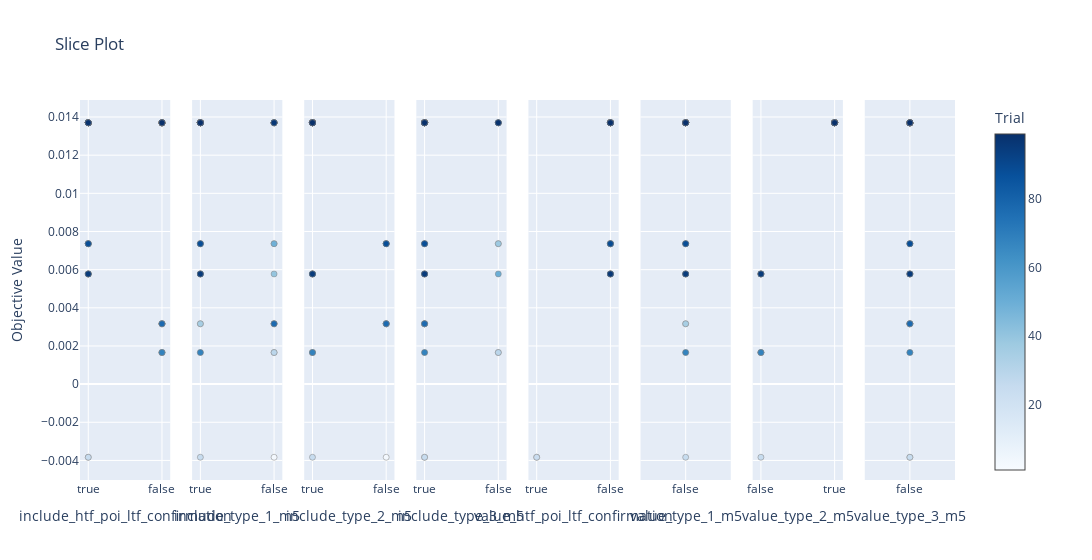

Notebook source saved alongside this figure:
### Code cell
plot_slice(study)

### Figure 1 — Plotly figure (JSON) as saved in the notebook; plotly's stock layout.template omitted (floating-point values rounded to 4 significant figures)
{"data": [{"marker": {"color": [1, 2, 3, 5, 6, 7, 9, 10, 11, 12, 13, 14, 15, 17, 18, 19, 20, 21, 22, 23, 24, 25, 26, 27, 28, 29, 30, 31, 32, 33, 34, 35, 37, 38, 39, 40, 41, 42, 43, 44, 45, 46, 48, 49, 50, 51, 52, 53, 54, 55, 56, 58, 59, 60, 61, 62, 63, 64, 65, 67, 68, 69, 70, 71, 72, 73, 74, 75, 77, 78, 79, 80, 81, 82, 83, 84, 85, 86, 87, 88, 90, 91, 92, 93, 94, 95, 96, 97, 98, 99], "colorbar": {"title": {"text": "Trial"}, "x": 1, "xpad": 40}, "colorscale": [[0, "rgb(247,251,255)"], [0.125, "rgb(222,235,247)"], [0.25, "rgb(198,219,239)"], [0.375, "rgb(158,202,225)"], [0.5, "rgb(107,174,214)"], [0.625, "rgb(66,146,198)"], [0.75, "rgb(33,113,181)"], [0.875, "rgb(8,81,156)"], [1, "rgb(8,48,107)"]], "line": {"color": "Grey", "width": 0.5}, "showscale": true}, "mode": "markers", "name": "Feasible Trial", "showlegend": false, "type": "scatter", "x": [false, false, true, false, false, true, false, true, true, true, true, false, true, false, false, true, false, true, true, true, true, true, true, true, false, false, true, true, true, true, true, false, false, true, false, true, true, true, true, true, true, false, false, true, true, false, false, false, false, false, false, true, false, true, false, false, false, false, false, true, false, true, true, true, true, true, true, true, false, true, true, false, false, false, false, false, false, true, false, true, false, true, true, true, true, true, false, true, true, false], "xaxis": "x", "y": [0.001657, 0.003162, -0.003833, 0.003162, 0.003162, 0.00736, 0.0137, 0.0137, 0.0137, 0.0137, 0.0137, 0.0137, 0.005775, 0.0137, 0.001657, 0.0137, 0.0137, 0.0137, 0.0137, 0.0137, 0.0137, -0.003833, 0.0137, 0.0137, 0.0137, 0.001657, 0.0137, 0.0137, 0.0137, 0.0137, 0.0137, 0.003162, 0.003162, 0.00736, 0.0137, 0.005775, 0.0137, 0.0137, 0.0137, 0.0137, 0.00736, 0.0137, 0.0137, 0.00736, 0.005775, 0.0137, 0.0137, 0.0137, 0.0137, 0.0137, 0.0137, 0.005775, 0.0137, 0.0137, 0.0137, 0.0137, 0.0137, 0.0137, 0.0137, 0.00736, 0.001657, 0.0137, 0.0137, 0.0137, 0.0137, 0.0137, 0.0137, 0.0137, 0.003162, 0.0137, 0.005775, 0.0137, 0.0137, 0.0137, 0.0137, 0.0137, 0.0137, 0.0137, 0.0137, 0.00736, 0.0137, 0.0137, 0.0137, 0.0137, 0.0137, 0.005775, 0.0137, 0.0137, 0.0137, 0.0137], "yaxis": "y"}, {"marker": {"color": [1, 2, 3, 5, 6, 7, 9, 10, 11, 12, 13, 14, 15, 17, 18, 19, 20, 21, 22, 23, 24, 25, 26, 27, 28, 29, 30, 31, 32, 33, 34, 35, 37, 38, 39, 40, 41, 42, 43, 44, 45, 46, 48, 49, 50, 51, 52, 53, 54, 55, 56, 58, 59, 60, 61, 62, 63, 64, 65, 67, 68, 69, 70, 71, 72, 73, 74, 75, 77, 78, 79, 80, 81, 82, 83, 84, 85, 86, 87, 88, 90, 91, 92, 93, 94, 95, 96, 97, 98, 99], "colorbar": {"title": {"text": "Trial"}, "x": 1, "xpad": 40}, "colorscale": [[0, "rgb(247,251,255)"], [0.125, "rgb(222,235,247)"], [0.25, "rgb(198,219,239)"], [0.375, "rgb(158,202,225)"], [0.5, "rgb(107,174,214)"], [0.625, "rgb(66,146,198)"], [0.75, "rgb(33,113,181)"], [0.875, "rgb(8,81,156)"], [1, "rgb(8,48,107)"]], "line": {"color": "Grey", "width": 0.5}, "showscale": false}, "mode": "markers", "name": "Feasible Trial", "showlegend": false, "type": "scatter", "x": [true, true, false, false, false, false, false, true, true, true, true, true, true, false, false, true, true, true, true, true, true, true, false, true, false, false, true, true, true, true, true, true, false, true, false, false, true, true, true, true, true, true, true, false, true, true, true, true, true, true, true, true, true, false, false, false, false, false, true, true, true, false, true, true, true, true, true, true, false, true, true, true, true, true, true, true, true, false, true, true, true, true, true, true, true, true, false, true, true, true], "xaxis": "x2", "y": [0.001657, 0.003162, -0.003833, 0.003162, 0.003162, 0.00736, 0.0137, 0.0137, 0.0137, 0.0137, 0.0137, 0.0137, 0.005775, 0.0137, 0.001657, 0.0137, 0.0137, 0.0137, 0.0137, 0.0137, 0.0137, -0.003833, 0.0137, 0.0137, 0.0137, 0.001657, 0.0137, 0.0137, 0.0137, 0.0137, 0.0137, 0.003162, 0.003162, 0.00736, 0.0137, 0.005775, 0.0137, 0.0137, 0.0137, 0.0137, 0.00736, 0.0137, 0.0137, 0.00736, 0.005775, 0.0137, 0.0137, 0.0137, 0.0137, 0.0137, 0.0137, 0.005775, 0.0137, 0.0137, 0.0137, 0.0137, 0.0137, 0.0137, 0.0137, 0.00736, 0.001657, 0.0137, 0.0137, 0.0137, 0.0137, 0.0137, 0.0137, 0.0137, 0.003162, 0.0137, 0.005775, 0.0137, 0.0137, 0.0137, 0.0137, 0.0137, 0.0137, 0.0137, 0.0137, 0.00736, 0.0137, 0.0137, 0.0137, 0.0137, 0.0137, 0.005775, 0.0137, 0.0137, 0.0137, 0.0137], "yaxis": "y2"}, {"marker": {"color": [1, 2, 3, 5, 6, 7, 9, 10, 11, 12, 13, 14, 15, 17, 18, 19, 20, 21, 22, 23, 24, 25, 26, 27, 28, 29, 30, 31, 32, 33, 34, 35, 37, 38, 39, 40, 41, 42, 43, 44, 45, 46, 48, 49, 50, 51, 52, 53, 54, 55, 56, 58, 59, 60, 61, 62, 63, 64, 65, 67, 68, 69, 70, 71, 72, 73, 74, 75, 77, 78, 79, 80, 81, 82, 83, 84, 85, 86, 87, 88, 90, 91, 92, 93, 94, 95, 96, 97, 98, 99], "colorbar": {"title": {"text": "Trial"}, "x": 1, "xpad": 40}, "colorscale": [[0, "rgb(247,251,255)"], [0.125, "rgb(222,235,247)"], [0.25, "rgb(198,219,239)"], [0.375, "rgb(158,202,225)"], [0.5, "rgb(107,174,214)"], [0.625, "rgb(66,146,198)"], [0.75, "rgb(33,113,181)"], [0.875, "rgb(8,81,156)"], [1, "rgb(8,48,107)"]], "line": {"color": "Grey", "width": 0.5}, "showscale": false}, "mode": "markers", "name": "Feasible Trial", "showlegend": false, "type": "scatter", "x": [true, false, false, false, false, false, true, true, true, true, true, true, true, true, true, true, true, true, true, true, true, true, true, true, true, true, true, true, true, true, true, false, false, false, true, true, true, true, true, true, false, true, true, false, true, true, true, true, true, true, true, true, true, true, true, true, true, true, true, false, true, true, true, true, true, true, true, true, false, true, true, true, true, true, true, true, true, true, true, false, true, true, true, true, true, true, true, true, true, true], "xaxis": "x3", "y": [0.001657, 0.003162, -0.003833, 0.003162, 0.003162, 0.00736, 0.0137, 0.0137, 0.0137, 0.0137, 0.0137, 0.0137, 0.005775, 0.0137, 0.001657, 0.0137, 0.0137, 0.0137, 0.0137, 0.0137, 0.0137, -0.003833, 0.0137, 0.0137, 0.0137, 0.001657, 0.0137, 0.0137, 0.0137, 0.0137, 0.0137, 0.003162, 0.003162, 0.00736, 0.0137, 0.005775, 0.0137, 0.0137, 0.0137, 0.0137, 0.00736, 0.0137, 0.0137, 0.00736, 0.005775, 0.0137, 0.0137, 0.0137, 0.0137, 0.0137, 0.0137, 0.005775, 0.0137, 0.0137, 0.0137, 0.0137, 0.0137, 0.0137, 0.0137, 0.00736, 0.001657, 0.0137, 0.0137, 0.0137, 0.0137, 0.0137, 0.0137, 0.0137, 0.003162, 0.0137, 0.005775, 0.0137, 0.0137, 0.0137, 0.0137, 0.0137, 0.0137, 0.0137, 0.0137, 0.00736, 0.0137, 0.0137, 0.0137, 0.0137, 0.0137, 0.005775, 0.0137, 0.0137, 0.0137, 0.0137], "yaxis": "y3"}, {"marker": {"color": [1, 2, 3, 5, 6, 7, 9, 10, 11, 12, 13, 14, 15, 17, 18, 19, 20, 21, 22, 23, 24, 25, 26, 27, 28, 29, 30, 31, 32, 33, 34, 35, 37, 38, 39, 40, 41, 42, 43, 44, 45, 46, 48, 49, 50, 51, 52, 53, 54, 55, 56, 58, 59, 60, 61, 62, 63, 64, 65, 67, 68, 69, 70, 71, 72, 73, 74, 75, 77, 78, 79, 80, 81, 82, 83, 84, 85, 86, 87, 88, 90, 91, 92, 93, 94, 95, 96, 97, 98, 99], "colorbar": {"title": {"text": "Trial"}, "x": 1, "xpad": 40}, "colorscale": [[0, "rgb(247,251,255)"], [0.125, "rgb(222,235,247)"], [0.25, "rgb(198,219,239)"], [0.375, "rgb(158,202,225)"], [0.5, "rgb(107,174,214)"], [0.625, "rgb(66,146,198)"], [0.75, "rgb(33,113,181)"], [0.875, "rgb(8,81,156)"], [1, "rgb(8,48,107)"]], "line": {"color": "Grey", "width": 0.5}, "showscale": false}, "mode": "markers", "name": "Feasible Trial", "showlegend": false, "type": "scatter", "x": [true, true, true, true, true, false, true, true, true, true, true, true, true, true, false, true, true, true, true, true, true, true, false, true, true, false, true, true, true, true, true, true, true, false, true, true, true, true, true, true, true, false, true, true, false, true, true, true, true, true, true, true, true, false, true, true, true, true, true, true, true, true, true, true, true, true, true, false, true, true, true, true, true, true, true, true, true, false, true, true, true, true, true, true, true, true, true, true, false, true], "xaxis": "x4", "y": [0.001657, 0.003162, -0.003833, 0.003162, 0.003162, 0.00736, 0.0137, 0.0137, 0.0137, 0.0137, 0.0137, 0.0137, 0.005775, 0.0137, 0.001657, 0.0137, 0.0137, 0.0137, 0.0137, 0.0137, 0.0137, -0.003833, 0.0137, 0.0137, 0.0137, 0.001657, 0.0137, 0.0137, 0.0137, 0.0137, 0.0137, 0.003162, 0.003162, 0.00736, 0.0137, 0.005775, 0.0137, 0.0137, 0.0137, 0.0137, 0.00736, 0.0137, 0.0137, 0.00736, 0.005775, 0.0137, 0.0137, 0.0137, 0.0137, 0.0137, 0.0137, 0.005775, 0.0137, 0.0137, 0.0137, 0.0137, 0.0137, 0.0137, 0.0137, 0.00736, 0.001657, 0.0137, 0.0137, 0.0137, 0.0137, 0.0137, 0.0137, 0.0137, 0.003162, 0.0137, 0.005775, 0.0137, 0.0137, 0.0137, 0.0137, 0.0137, 0.0137, 0.0137, 0.0137, 0.00736, 0.0137, 0.0137, 0.0137, 0.0137, 0.0137, 0.005775, 0.0137, 0.0137, 0.0137, 0.0137], "yaxis": "y4"}, {"marker": {"color": [3, 7, 10, 11, 12, 13, 15, 19, 21, 22, 23, 24, 25, 26, 27, 30, 31, 32, 33, 34, 38, 40, 41, 42, 43, 44, 45, 49, 50, 58, 60, 67, 69, 70, 71, 72, 73, 74, 75, 78, 79, 86, 88, 91, 92, 93, 94, 95, 97, 98], "colorbar": {"title": {"text": "Trial"}, "x": 1, "xpad": 40}, "colorscale": [[0, "rgb(247,251,255)"], [0.125, "rgb(222,235,247)"], [0.25, "rgb(198,219,239)"], [0.375, "rgb(158,202,225)"], [0.5, "rgb(107,174,214)"], [0.625, "rgb(66,146,198)"], [0.75, "rgb(33,113,181)"], [0.875, "rgb(8,81,156)"], [1, "rgb(8,48,107)"]], "line": {"color": "Grey", "width": 0.5}, "showscale": false}, "mode": "markers", "name": "Feasible Trial", "showlegend": false, "type": "scatter", "x": [true, false, false, false, false, false, false, false, false, false, false, false, true, false, false, false, false, false, false, false, false, false, false, false, false, false, false, false, false, false, false, false, false, false, false, false, false, false, false, false, false, false, false, false, false, false, false, false, false, false], "xaxis": "x5", "y": [-0.003833, 0.00736, 0.0137, 0.0137, 0.0137, 0.0137, 0.005775, 0.0137, 0.0137, 0.0137, 0.0137, 0.0137, -0.003833, 0.0137, 0.0137, 0.0137, 0.0137, 0.0137, 0.0137, 0.0137, 0.00736, 0.005775, 0.0137, 0.0137, 0.0137, 0.0137, 0.00736, 0.00736, 0.005775, 0.005775, 0.0137, 0.00736, 0.0137, 0.0137, 0.0137, 0.0137, 0.0137, 0.0137, 0.0137, 0.0137, 0.005775, 0.0137, 0.00736, 0.0137, 0.0137, 0.0137, 0.0137, 0.005775, 0.0137, 0.0137], "yaxis": "y5"}, {"marker": {"color": [1, 2, 10, 11, 12, 13, 14, 15, 19, 20, 21, 22, 23, 24, 25, 27, 30, 31, 32, 33, 34, 35, 38, 41, 42, 43, 44, 45, 46, 48, 50, 51, 52, 53, 54, 55, 56, 58, 59, 65, 67, 68, 70, 71, 72, 73, 74, 75, 78, 79, 80, 81, 82, 83, 84, 85, 87, 88, 90, 91, 92, 93, 94, 95, 97, 98, 99], "colorbar": {"title": {"text": "Trial"}, "x": 1, "xpad": 40}, "colorscale": [[0, "rgb(247,251,255)"], [0.125, "rgb(222,235,247)"], [0.25, "rgb(198,219,239)"], [0.375, "rgb(158,202,225)"], [0.5, "rgb(107,174,214)"], [0.625, "rgb(66,146,198)"], [0.75, "rgb(33,113,181)"], [0.875, "rgb(8,81,156)"], [1, "rgb(8,48,107)"]], "line": {"color": "Grey", "width": 0.5}, "showscale": false}, "mode": "markers", "name": "Feasible Trial", "showlegend": false, "type": "scatter", "x": [false, false, false, false, false, false, false, false, false, false, false, false, false, false, false, false, false, false, false, false, false, false, false, false, false, false, false, false, false, false, false, false, false, false, false, false, false, false, false, false, false, false, false, false, false, false, false, false, false, false, false, false, false, false, false, false, false, false, false, false, false, false, false, false, false, false, false], "xaxis": "x6", "y": [0.001657, 0.003162, 0.0137, 0.0137, 0.0137, 0.0137, 0.0137, 0.005775, 0.0137, 0.0137, 0.0137, 0.0137, 0.0137, 0.0137, -0.003833, 0.0137, 0.0137, 0.0137, 0.0137, 0.0137, 0.0137, 0.003162, 0.00736, 0.0137, 0.0137, 0.0137, 0.0137, 0.00736, 0.0137, 0.0137, 0.005775, 0.0137, 0.0137, 0.0137, 0.0137, 0.0137, 0.0137, 0.005775, 0.0137, 0.0137, 0.00736, 0.001657, 0.0137, 0.0137, 0.0137, 0.0137, 0.0137, 0.0137, 0.0137, 0.005775, 0.0137, 0.0137, 0.0137, 0.0137, 0.0137, 0.0137, 0.0137, 0.00736, 0.0137, 0.0137, 0.0137, 0.0137, 0.0137, 0.005775, 0.0137, 0.0137, 0.0137], "yaxis": "y6"}, {"marker": {"color": [1, 9, 10, 11, 12, 13, 14, 15, 17, 18, 19, 20, 21, 22, 23, 24, 25, 26, 27, 28, 29, 30, 31, 32, 33, 34, 39, 40, 41, 42, 43, 44, 46, 48, 50, 51, 52, 53, 54, 55, 56, 58, 59, 60, 61, 62, 63, 64, 65, 68, 69, 70, 71, 72, 73, 74, 75, 78, 79, 80, 81, 82, 83, 84, 85, 86, 87, 90, 91, 92, 93, 94, 95, 96, 97, 98, 99], "colorbar": {"title": {"text": "Trial"}, "x": 1, "xpad": 40}, "colorscale": [[0, "rgb(247,251,255)"], [0.125, "rgb(222,235,247)"], [0.25, "rgb(198,219,239)"], [0.375, "rgb(158,202,225)"], [0.5, "rgb(107,174,214)"], [0.625, "rgb(66,146,198)"], [0.75, "rgb(33,113,181)"], [0.875, "rgb(8,81,156)"], [1, "rgb(8,48,107)"]], "line": {"color": "Grey", "width": 0.5}, "showscale": false}, "mode": "markers", "name": "Feasible Trial", "showlegend": false, "type": "scatter", "x": [false, true, true, true, true, true, true, false, true, false, true, true, true, true, true, true, false, true, true, true, false, true, true, true, true, true, true, false, true, true, true, true, true, true, false, true, true, true, true, true, true, false, true, true, true, true, true, true, true, false, true, true, true, true, true, true, true, true, false, true, true, true, true, true, true, true, true, true, true, true, true, true, false, true, true, true, true], "xaxis": "x7", "y": [0.001657, 0.0137, 0.0137, 0.0137, 0.0137, 0.0137, 0.0137, 0.005775, 0.0137, 0.001657, 0.0137, 0.0137, 0.0137, 0.0137, 0.0137, 0.0137, -0.003833, 0.0137, 0.0137, 0.0137, 0.001657, 0.0137, 0.0137, 0.0137, 0.0137, 0.0137, 0.0137, 0.005775, 0.0137, 0.0137, 0.0137, 0.0137, 0.0137, 0.0137, 0.005775, 0.0137, 0.0137, 0.0137, 0.0137, 0.0137, 0.0137, 0.005775, 0.0137, 0.0137, 0.0137, 0.0137, 0.0137, 0.0137, 0.0137, 0.001657, 0.0137, 0.0137, 0.0137, 0.0137, 0.0137, 0.0137, 0.0137, 0.0137, 0.005775, 0.0137, 0.0137, 0.0137, 0.0137, 0.0137, 0.0137, 0.0137, 0.0137, 0.0137, 0.0137, 0.0137, 0.0137, 0.0137, 0.005775, 0.0137, 0.0137, 0.0137, 0.0137], "yaxis": "y7"}, {"marker": {"color": [1, 2, 3, 5, 6, 9, 10, 11, 12, 13, 14, 15, 17, 19, 20, 21, 22, 23, 24, 25, 27, 28, 30, 31, 32, 33, 34, 35, 37, 39, 40, 41, 42, 43, 44, 45, 48, 49, 51, 52, 53, 54, 55, 56, 58, 59, 61, 62, 63, 64, 65, 67, 68, 69, 70, 71, 72, 73, 74, 77, 78, 79, 80, 81, 82, 83, 84, 85, 87, 88, 90, 91, 92, 93, 94, 95, 96, 97, 99], "colorbar": {"title": {"text": "Trial"}, "x": 1, "xpad": 40}, "colorscale": [[0, "rgb(247,251,255)"], [0.125, "rgb(222,235,247)"], [0.25, "rgb(198,219,239)"], [0.375, "rgb(158,202,225)"], [0.5, "rgb(107,174,214)"], [0.625, "rgb(66,146,198)"], [0.75, "rgb(33,113,181)"], [0.875, "rgb(8,81,156)"], [1, "rgb(8,48,107)"]], "line": {"color": "Grey", "width": 0.5}, "showscale": false}, "mode": "markers", "name": "Feasible Trial", "showlegend": false, "type": "scatter", "x": [false, false, false, false, false, false, false, false, false, false, false, false, false, false, false, false, false, false, false, false, false, false, false, false, false, false, false, false, false, false, false, false, false, false, false, false, false, false, false, false, false, false, false, false, false, false, false, false, false, false, false, false, false, false, false, false, false, false, false, false, false, false, false, false, false, false, false, false, false, false, false, false, false, false, false, false, false, false, false], "xaxis": "x8", "y": [0.001657, 0.003162, -0.003833, 0.003162, 0.003162, 0.0137, 0.0137, 0.0137, 0.0137, 0.0137, 0.0137, 0.005775, 0.0137, 0.0137, 0.0137, 0.0137, 0.0137, 0.0137, 0.0137, -0.003833, 0.0137, 0.0137, 0.0137, 0.0137, 0.0137, 0.0137, 0.0137, 0.003162, 0.003162, 0.0137, 0.005775, 0.0137, 0.0137, 0.0137, 0.0137, 0.00736, 0.0137, 0.00736, 0.0137, 0.0137, 0.0137, 0.0137, 0.0137, 0.0137, 0.005775, 0.0137, 0.0137, 0.0137, 0.0137, 0.0137, 0.0137, 0.00736, 0.001657, 0.0137, 0.0137, 0.0137, 0.0137, 0.0137, 0.0137, 0.003162, 0.0137, 0.005775, 0.0137, 0.0137, 0.0137, 0.0137, 0.0137, 0.0137, 0.0137, 0.00736, 0.0137, 0.0137, 0.0137, 0.0137, 0.0137, 0.005775, 0.0137, 0.0137, 0.0137], "yaxis": "y8"}], "layout": {"title": {"text": "Slice Plot"}, "width": 2400, "xaxis": {"anchor": "y", "categoryarray": [true, false], "categoryorder": "array", "domain": [0, 0.1031], "title": {"text": "include_htf_poi_ltf_confirmation"}, "type": "category"}, "xaxis2": {"anchor": "y2", "categoryarray": [true, false], "categoryorder": "array", "domain": [0.1281, 0.2312], "title": {"text": "include_type_1_m5"}, "type": "category"}, "xaxis3": {"anchor": "y3", "categoryarray": [true, false], "categoryorder": "array", "domain": [0.2562, 0.3594], "title": {"text": "include_type_2_m5"}, "type": "category"}, "xaxis4": {"anchor": "y4", "categoryarray": [true, false], "categoryorder": "array", "domain": [0.3844, 0.4875], "title": {"text": "include_type_3_m5"}, "type": "category"}, "xaxis5": {"anchor": "y5", "categoryarray": [true, false], "categoryorder": "array", "domain": [0.5125, 0.6156], "title": {"text": "value_htf_poi_ltf_confirmation"}, "type": "category"}, "xaxis6": {"anchor": "y6", "categoryarray": [false], "categoryorder": "array", "domain": [0.6406, 0.7438], "title": {"text": "value_type_1_m5"}, "type": "category"}, "xaxis7": {"anchor": "y7", "categoryarray": [false, true], "categoryorder": "array", "domain": [0.7687, 0.8719], "title": {"text": "value_type_2_m5"}, "type": "category"}, "xaxis8": {"anchor": "y8", "categoryarray": [false], "categoryorder": "array", "domain": [0.8969, 1], "title": {"text": "value_type_3_m5"}, "type": "category"}, "yaxis": {"anchor": "x", "domain": [0, 1], "title": {"text": "Objective Value"}}, "yaxis2": {"anchor": "x2", "domain": [0, 1], "matches": "y", "showticklabels": false}, "yaxis3": {"anchor": "x3", "domain": [0, 1], "matches": "y", "showticklabels": false}, "yaxis4": {"anchor": "x4", "domain": [0, 1], "matches": "y", "showticklabels": false}, "yaxis5": {"anchor": "x5", "domain": [0, 1], "matches": "y", "showticklabels": false}, "yaxis6": {"anchor": "x6", "domain": [0, 1], "matches": "y", "showticklabels": false}, "yaxis7": {"anchor": "x7", "domain": [0, 1], "matches": "y", "showticklabels": false}, "yaxis8": {"anchor": "x8", "domain": [0, 1], "matches": "y", "showticklabels": false}}}
